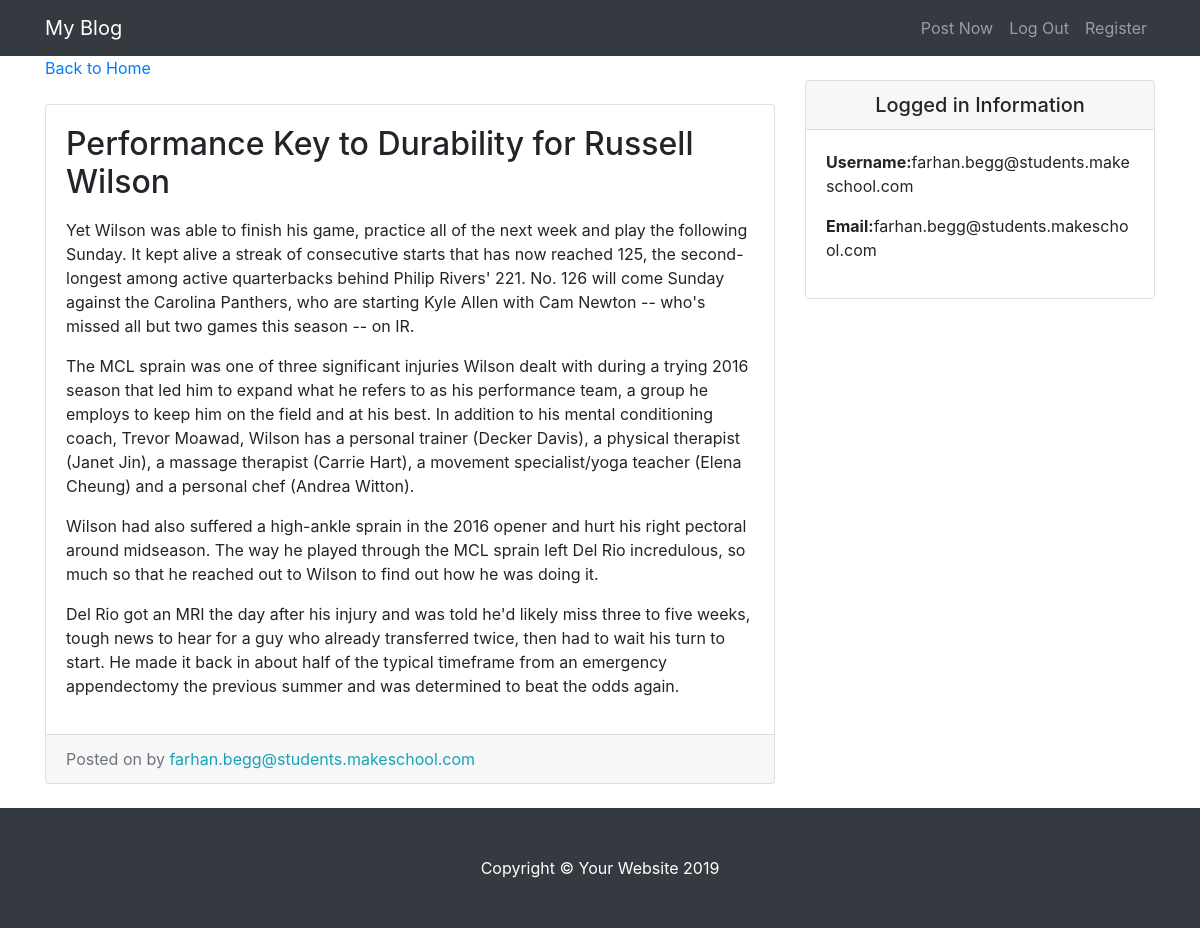
Page /entry/1/ (signed in) on the committed database.
### entries/models.py (models this page shows, shortened)
class Entry(models.Model):
    entry_title = models.CharField(max_length=50)
    entry_text = models.TextField()
    entry_data = models.DateTimeField(auto_now_add=True)
    entry_author = models.ForeignKey(User, on_delete=models.CASCADE)
    class Meta:
        verbose_name_plural = "entries"

### entries/views.py (the view)
# urls.py: path('entry/<int:pk>/', EntryView.as_view(), name = 'entry-detail'),
class EntryView(LoginRequiredMixin, DetailView):
    model = Entry
    template_name = 'entries/entry_detail.html'

### entries/templates/entries/entry_detail.html
{% extends "entries/base.html" %}
{% block content %}
<div class="col-md-8">
    <a href="{% url 'blog-home'%}"> Back to Home</a>
    <div class="card mb-4 mt-4">
        <div class="card-body">
            <h2 class="card-title">{{ object.entry_title }}</h2>
            <p class="card-text">{{ object.entry_text|linebreaks }}</p>
        </div>
        <div class="card-footer text-muted">
            Posted on {{ object.entry_date }} by
            <span class="text-info mr-2">{{ object.entry_author }}</span>
        </div>
    </div>
</div>
{% endblock %}

### entries/templates/entries/base.html (shortened to what this page needs)
{% load static %}
<!DOCTYPE html>
<html lang="en">
<head>
  <link href="{% static 'entries/vendor/bootstrap/css/bootstrap.min.css' %}" rel="stylesheet">
  <link href="{% static 'entries/css/blog-home.css' %}" rel="stylesheet">
</head>
<body>
  <nav class="navbar navbar-expand-lg navbar-dark bg-dark fixed-top">
    <div class="container">
      <a class="navbar-brand" href="{% url 'blog-home' %}">My Blog</a>
      <div class="collapse navbar-collapse" id="navbarResponsive">
        <ul class="navbar-nav ml-auto">
          <li class="nav-item">
            <a class="nav-link" href="{% url 'create_entry' %}">Post Now</a>
          </li>
          <li class="nav-item">
            <a class="nav-link" href="{% url 'logout' %}">Log Out</a>
          </li>
          <li class="nav-item">
            <a class="nav-link" href="{% url 'register' %}">Register</a>
          </li>
        </ul>
      </div>
    </div>
  </nav>
  <div class="container">
    <div class="row">
      {% block content %} {% endblock %}
      <div class="col-md-4">
        <div class="card my-4">
          <h5 class="card-header text-center">Logged in Information</h5>
          <div class="card-body">
            <ul class="list-unstyled mb-0">
              <li>
                <p> <strong>Username:</strong>{{user.username}}</p>
              </li>
              <li>
                <p> <strong>Email:</strong>{{user.email}}</p>
              </li>
            </ul>
          </div>
        </div>
      </div>
    </div>
  </div>
  <footer class="py-5 bg-dark">
    <div class="container">
      <p class="m-0 text-center text-white">Copyright &copy; Your Website 2019</p>
    </div>
  </footer>
</body>
</html>

### entries/static/entries/css/blog-home.css (style rules this page uses)
body { padding-top: 56px; }

### rows in the picture
Entry: entry_title "Performance Key to Durability for Russell Wilson", entry_text "Yet Wilson was able to finish his game, practice all of the next week and play the following Sunday. It kept alive a streak of consecutive starts that has now reached 125, the second-longest among active quarterbacks behind Philip Rivers' 221. No. 126 will come Sunday against the Carolina Panthers, who are starting Kyle Allen with Cam Newton -- who's missed all but two games this season -- on IR. The MCL sprain was one of three significant injuries Wilson dealt with during a trying 2016 season that led him to expand what he refers to as his performance team, a group he employs to keep him on the field and at his best. In addition to his mental conditioning coach, Trevor Moawad, Wilson has a…", entry_author "farhan.begg@students.makeschool.com"

### other values in the picture
{{ user.username }} "farhan.begg@students.makeschool.com"
{{ user.email }} "farhan.begg@students.makeschool.com"
